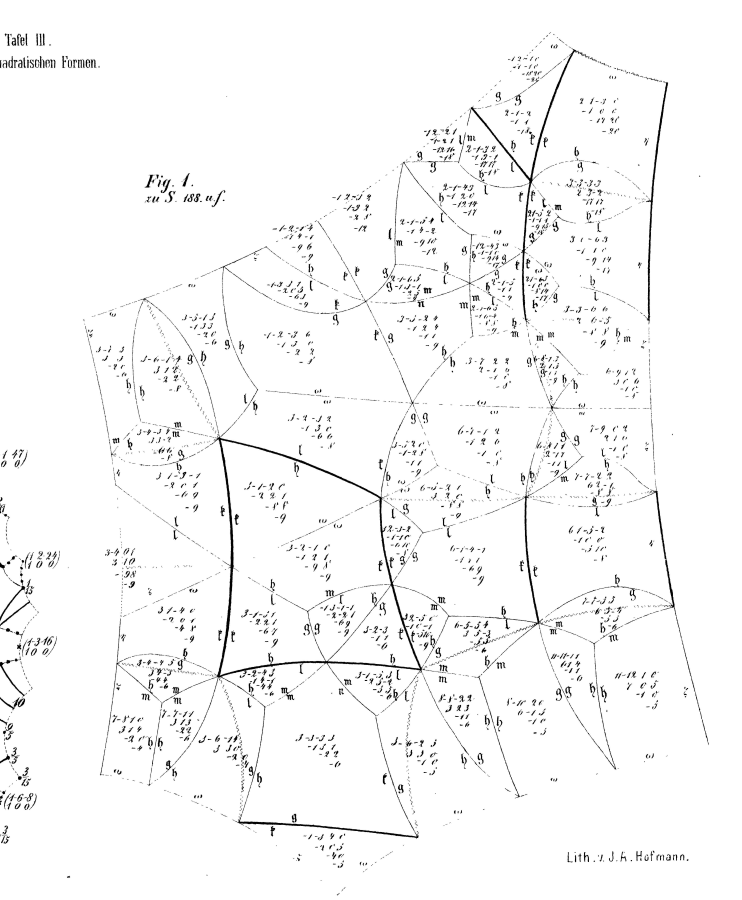
#> input picture v47/selling_fig1_gray_300_v37.png, 2225 x 2700 px (shown at 1/3 size)
$ python detect_selling_axes_v45.py
#> lines starting #> are read from the running program, lines starting #| are printed output that depends on the picture
#!/usr/bin/env python3
from pathlib import Path
from collections import defaultdict
import csv,json,math,hashlib
import cv2,numpy as np
B=Path(__file__).resolve().parent

def sha(p): return hashlib.sha256(Path(p).read_bytes()).hexdigest()
# Hash-locked inputs.
G=B/'selling_fig1_gray_300_v37.png'; P=B/'Tafel-III-fig1.jpg'; PG=B/'selling_fig1_bsb_photo_gate_v38.json'
im=cv2.imread(str(G),0); full=cv2.imread(str(P),0)
#> further down, im is the input picture: shape (2700, 2225); min 0, max 255, mean 247.6
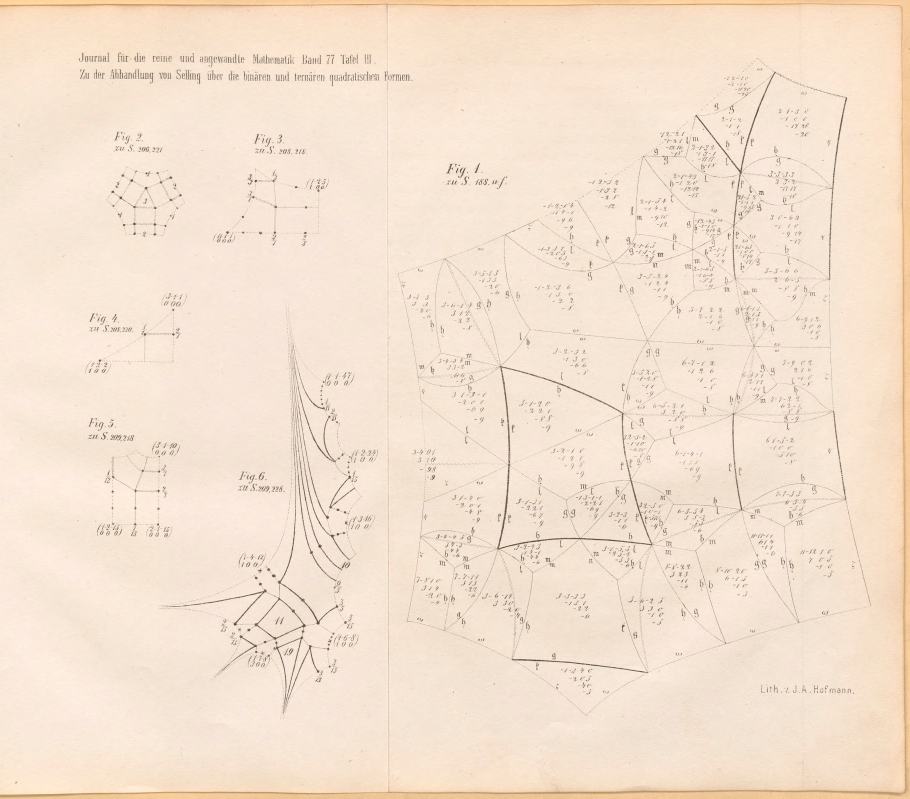
#> input picture v47/Tafel-III-fig1.jpg, 3639 x 3194 px (shown at 1/4 size)
#> after `full = cv2.imread(str(P), 0)`:
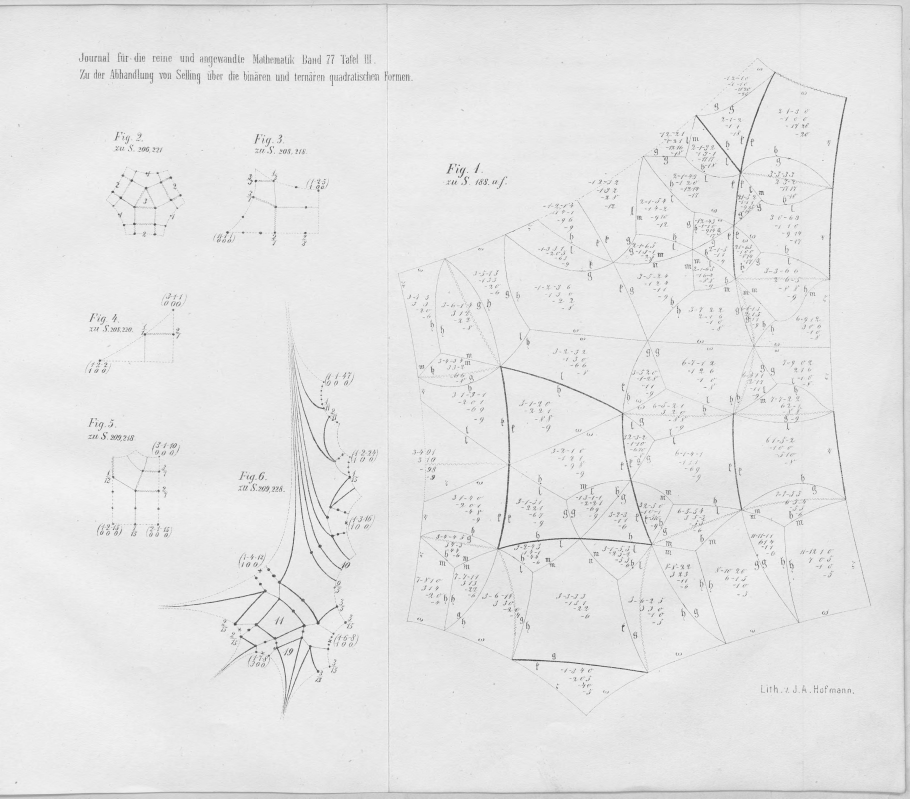
#> full: shape (3194, 3639) (shown at 1/4 size); min 45, max 255, mean 229.3
assert im is not None and full is not None
assert sha(P)=='36fbabf24d710e4bfd570bf05b2dba8350862ffcd02d44efd4f755204653a2b0'
#> (the run stopped early here; a loop or call above may not have finished)
